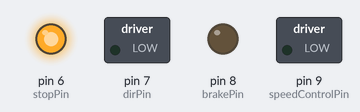
Simulated run of this sketch. Board: Arduino Uno, built with avr-gcc and run on an emulated ATmega328P. Parts: switched loads named in the sketch (green lamp = pin HIGH), output pins drawn as LEDs (lit = HIGH).

Above: at 0.1 s.
At 3.1 s:
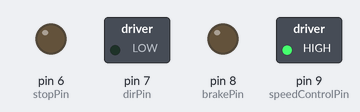
At 7.1 s:
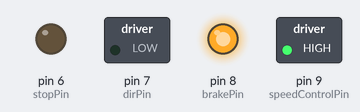
At 14.1 s:
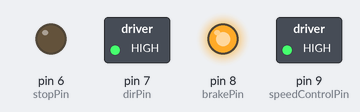
Timing chart, 0 to 15.6 s (numbered marks = the images above):
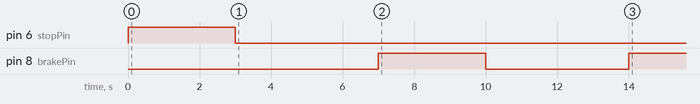

The sketch:

sketch_nov14a_copy_20251120012735.ino
```cpp
// -------------------------------------------
// BLDC Controller Test - Direct Digital (No PWM/RC filter needed)
// -------------------------------------------

const int speedControlPin = 9;   // Connect to controller "0-5V" input
const int dirPin          = 7;   // Direction pin
const int brakePin        = 8;   // Brake pin
const int stopPin        = 6;

void setup() {
  pinMode(speedControlPin, OUTPUT);
  pinMode(dirPin, OUTPUT);
  pinMode(brakePin, OUTPUT);
  pinMode(stopPin, OUTPUT);


  //digitalWrite(dirPin, LOW);    // Set default direction to Forward
  digitalWrite(stopPin, HIGH);
  //digitalWrite(brakePin, HIGH); // Release brake (assuming HIGH is release based on your original code)
  delay(3000);
  //digitalWrite(brakePin, LOW);
  digitalWrite(stopPin, LOW);
  digitalWrite(speedControlPin, HIGH); // Output a stable 5V DC signal
  delay(4000);                         // Run for 5 seconds

  // 2. Turn Motor OFF (Stop)
  digitalWrite(brakePin, HIGH);  // Output a stable 0V DC signal
  delay(3000);
  digitalWrite(brakePin, LOW);                   // Stop for 2 seconds

  // Optional: Toggle direction for next run
  digitalWrite(dirPin, !digitalRead(dirPin));
  delay(4000);
  digitalWrite(brakePin, HIGH);

  delay(3000);

}

void loop() {
  // 1. Turn Motor ON (Full Speed)
  //digitalWrite(brakePin, HIGH);


   // Output a stable 0V DC signal


}
```
